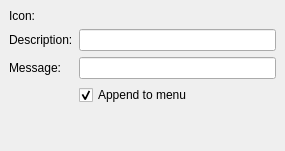
<ui version="4.0" >
 <class>XtrazICQStatusUI</class>
 <widget class="QWidget" name="XtrazICQStatusUI" >
  <property name="geometry" >
   <rect>
    <x>0</x>
    <y>0</y>
    <width>285</width>
    <height>151</height>
   </rect>
  </property>
  <property name="windowTitle" >
   <string>Form</string>
  </property>
  <layout class="QGridLayout" >
   <property name="margin" >
    <number>9</number>
   </property>
   <property name="spacing" >
    <number>6</number>
   </property>
   <item row="3" column="1" >
    <widget class="QCheckBox" name="checkAppend" >
     <property name="text" >
      <string>Append to menu</string>
     </property>
     <property name="checked" >
      <bool>true</bool>
     </property>
    </widget>
   </item>
   <item row="4" column="1" >
    <spacer>
     <property name="orientation" >
      <enum>Qt::Vertical</enum>
     </property>
     <property name="sizeHint" >
      <size>
       <width>171</width>
       <height>20</height>
      </size>
     </property>
    </spacer>
   </item>
   <item row="2" column="1" >
    <widget class="QLineEdit" name="messageEdit" />
   </item>
   <item row="1" column="1" >
    <widget class="QLineEdit" name="descriptionEdit" />
   </item>
   <item row="0" column="1" >
    <widget class="IconCells" native="1" name="iconsWidget" >
     <property name="sizePolicy" >
      <sizepolicy>
       <hsizetype>1</hsizetype>
       <vsizetype>1</vsizetype>
       <horstretch>0</horstretch>
       <verstretch>0</verstretch>
      </sizepolicy>
     </property>
     <property name="focusPolicy" >
      <enum>Qt::StrongFocus</enum>
     </property>
    </widget>
   </item>
   <item row="1" column="0" >
    <widget class="QLabel" name="label" >
     <property name="text" >
      <string>Description:</string>
     </property>
     <property name="buddy" >
      <cstring>descriptionEdit</cstring>
     </property>
    </widget>
   </item>
   <item row="2" column="0" >
    <widget class="QLabel" name="label_2" >
     <property name="text" >
      <string>Message:</string>
     </property>
     <property name="buddy" >
      <cstring>messageEdit</cstring>
     </property>
    </widget>
   </item>
   <item row="0" column="0" >
    <widget class="QLabel" name="label_3" >
     <property name="text" >
      <string>Icon:</string>
     </property>
     <property name="buddy" >
      <cstring>iconsWidget</cstring>
     </property>
    </widget>
   </item>
  </layout>
 </widget>
 <customwidgets>
  <customwidget>
   <class>IconCells</class>
   <extends>QWidget</extends>
   <header>iconcells.h</header>
  </customwidget>
 </customwidgets>
 <tabstops>
  <tabstop>iconsWidget</tabstop>
  <tabstop>descriptionEdit</tabstop>
  <tabstop>messageEdit</tabstop>
  <tabstop>checkAppend</tabstop>
 </tabstops>
 <resources/>
 <connections/>
</ui>
